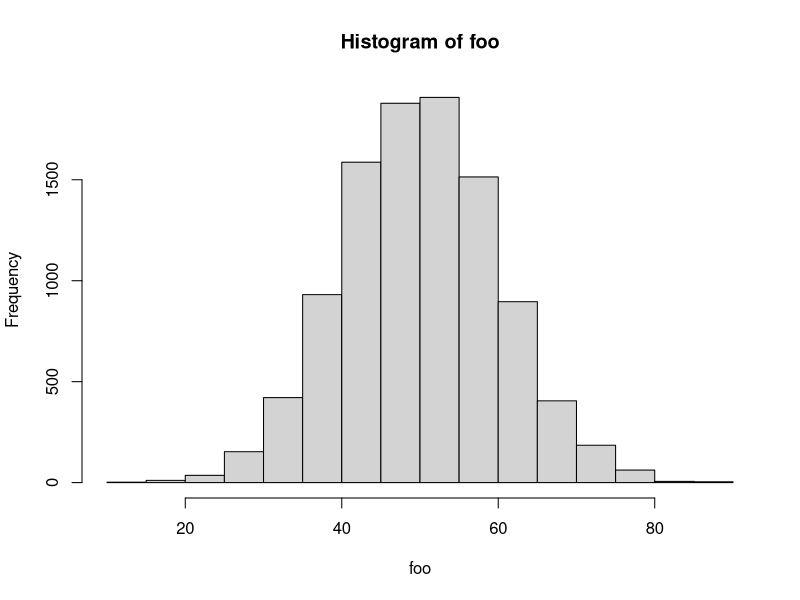
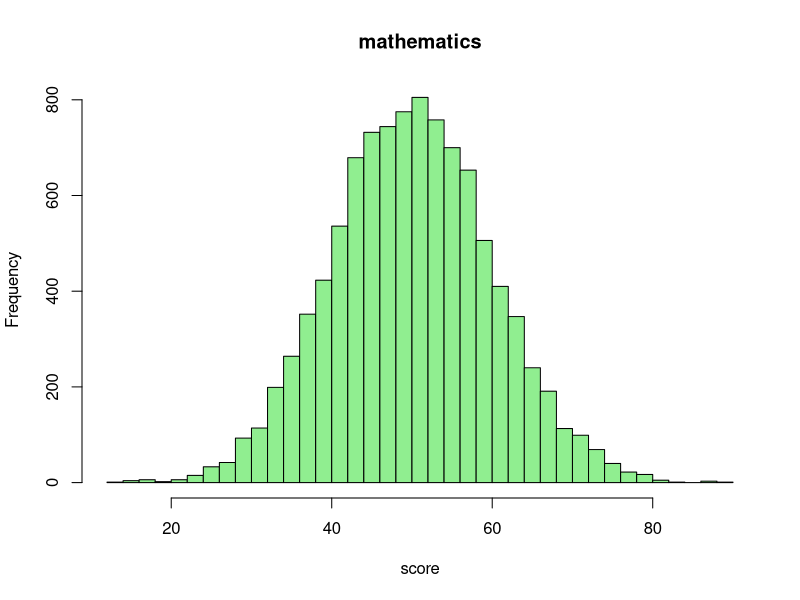

Generate these figures, in order, with R:
### 第3講 資料の例題

#' @exercise R言語における関数

sin(x = pi/2) # "引数名 = 値" で指定 
sin(pi/2)     # 上と同値 (引数と値の関係が明かなら引数名は省略可能)

help(log)            # ヘルプを表示して使い方を確認する
x <- 16; b <- 2      # xやbに適当な数値を代入する．1行で複数の処理を行う場合は ; を用いて並べる
log(x = x, base = b) # 底をbとする対数
log(x, b)            # 上と同値
log(base = b, x = x) # 上と同値
log(b, x)            # 上と異なる (=log(x = b, base = x))
log(x)               # 自然対数 (既定値による計算 =log(x, base = exp(1)))

#' 正規乱数を生成する関数
help(rnorm) # Help タブから指定しても良い
#' ヒストグラムを表示する関数
?hist       # help(hist) と同値

rnorm(5)                       # 平均0 分散1 の正規乱数を5個生成
rnorm(5, mean = 10)            # 平均10 分散1 の正規乱数を5個生成
rnorm(sd = 0.1, n = 5)         # 平均0 分散0.01 の正規乱数を5個生成
rnorm(n = 5, mean = 2, sd = 2) # 平均2 分散4 の正規乱数を5個生成

foo <- rnorm(n = 10000, mean = 50, sd = 10) # 平均50 標準偏差10 の正規乱数
hist(foo)                  # データ以外全て既定値で表示
hist(foo,                  # 既定値のいくつかを変更する
     breaks = 30,          # ビンを30程度に調整する
     col = "lightgreen",   # 色の指定
     main = "mathematics", # タイトルの指定
     xlab = "score")       # x軸ラベルの指定
#' Plots タブで描画結果を確認

#' @exercise 関数の定義

foo <- function(r){
  volume <- (4/3) * pi * r^3                # 球の体積
  surface <- 4 * pi * r^2                   # 球の表面積
  out <- c(volume, surface)                 # 返り値のベクトルを作る
  names(out) <- c("volume", "surface_area") # 返り値の要素に名前を付ける
  return(out)                               # 値を返す
}
foo(r = 2) # 実行
foo(3)

bar <- function(a, r, n = 5){
  out <- a*r^(1:n-1) # 1:n-1 と 1:(n-1) は異なるので注意
  return(out)        # 値を返す
}
bar(1, 2)                     # 初項1 公比2 の最初の5項
bar(1, 2, 10)                 # 初項1 公比2 の最初の10項
bar(n = 10, 1, 2)             # 変数名を指定すると引数の位置を変えることができる
bar(r = 0.5, n = 10, a = 512) # 同上

#' @exercise 三角形の面積を計算する関数

my_heron <- function(x, y, z){
  #' 関数の定義は上書きされるので独特の名前にするのがお薦め
  s <- (x+y+z)/2                 # 補助変数 s の計算
  S <- sqrt(s*(s-x)*(s-y)*(s-z)) # ヘロンの公式による面積の計算
  return(S)                      # 面積を返す
}
my_heron(3, 4, 5)   # よく知られた直角三角形を使って計算結果を確認する
my_heron(12, 13, 5)

#' @exercise 制御構造

today <- 20250502      # 今日の日付
if(today %% 19 == 0) { # %% は余りを計算
  print("割り切れます．商は以下の値です．") 
  print(today %/% 19)  # 商を表示
} else { # {}で囲まれたブロックが1つのまとまった処理に対応する
  print("割り切れません．余りは以下の値です．")
  print(today %% 19)   # 余りを表示
}

print(LETTERS)      # LETTERS ベクトルの内容を表示
for(i in c(20,15,11,25,15)) {
  print(LETTERS[i]) # 指定した順番に表示
}

(n <- 2*11*17*31) # 分解の対象．今日の日付や my_fact(5) なども試してみよ
p <- 2            # 最初に調べる数
while(n != 1){    # 商(for文の中で計算している)が1になるまで計算する
  if(n%%p == 0) { # 余りが0か確認
    print(p)      # 割り切った数を表示
    n <- n/p      # 商を計算して分解の対象を更新
  } else {
    p <- p+1      # 割り切れない場合は次の数を調べる
  } # 更新される p は素数とは限らないのに上手く動く理由を考えてみよう
}

#' @exercise nの階乗を求める関数 (for文を用いた例)

my_fact1 <- function(n){
  val <- 1       # 初期値の代入
  for(i in 1:n){ # 1からnまで順に掛ける
    val <- val*i
  }
  return(val)    # 計算結果を返す
}
my_fact1(4) # 正しい
my_fact1(3) # 正しい
my_fact1(2) # 正しい
my_fact1(1) # 正しい
my_fact1(0) # 間違い (0!=1)

#' @exercise nの階乗を求める関数 (if文を用いた修正版)

my_fact2 <- function(n){
  if(n==0){ # n=0 か確認して分岐する
    return(1)
  } else {
    val <- 1
    for(i in 1:n){ val <- val*i }
    return(val)
  }
}
my_fact2(4) # 正しい
my_fact2(3) # 正しい
my_fact2(2) # 正しい
my_fact2(1) # 正しい
my_fact2(0) # 正しい

#' @exercise nの階乗を求める関数 (while文を用いた例)

my_fact3 <- function(n){
  val <- 1 # 初期値の代入
  while(n>0){ # nから1まで順に掛ける．nが0なら計算しない
    val <- val*n
    n <- n-1
  }
  return(val)
}
my_fact3(4) # 正しい
my_fact3(3) # 正しい
my_fact3(2) # 正しい
my_fact3(1) # 正しい
my_fact3(0) # 正しい

#' @notes
#' 再帰を用いて書くこともできる
my_fact4 <- function(n){
  if(n<0) return(NA)
  if(n == 0 | n == 1) return(1)
  return(n * my_fact4(n-1))
}
sapply(-2:5, my_fact4) # -2から5を my_fact4 で計算した結果を返す
